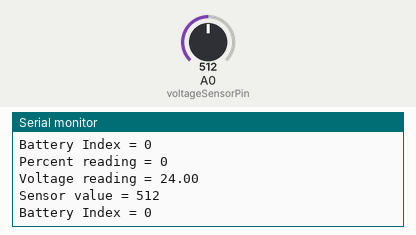
The sketch below on a simulated Arduino Uno, built with avr-gcc and run on an emulated ATmega328P. Shown: the last lines printed to the serial monitor. Inputs (shaded band) come from the test bench; at power-on: A0 (voltageSensorPin) = 512.

Above: at 1.2 s.
1.3 s: A0 (voltageSensorPin) set to 716
At 1.81 s:
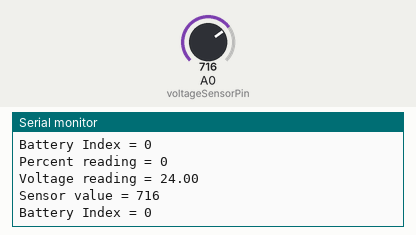
2.8 s: A0 (voltageSensorPin) set to 900
At 3.32 s:
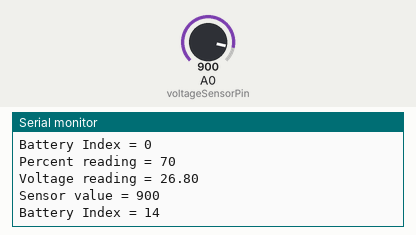
Timing chart, 0 to 5.8 s (numbered marks = the images above; inputs shaded):
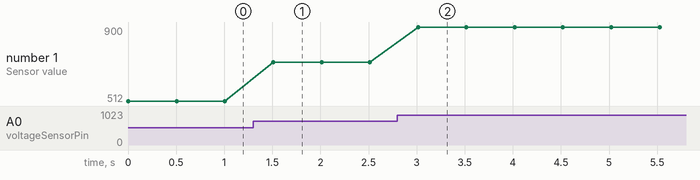

The sketch:

voltage_sensor.ino
```cpp
#include "VoltageSensor.h"

int voltageSensorPin = A0;

VoltageSensor voltageSensor = VoltageSensor(voltageSensorPin);

void setup() {
  Serial.begin(115200);
}

void loop() {

  Serial.print("Percent reading = ");
  Serial.println(voltageSensor.getBatteryPercentage());

  Serial.print("Voltage reading = ");
  Serial.println(voltageSensor.getBatteryVoltage());


  Serial.print("Sensor value = ");
  Serial.println(voltageSensor.getSensorValue());

  Serial.print("Battery Index = ");
  Serial.println(voltageSensor.getBatteryIndex());

  delay(500);
}
```

VoltageSensor.cpp
```cpp
#include "Arduino.h"
#include "VoltageSensor.h"

VoltageSensor::VoltageSensor(int pin) {
  this->pinNum = pin;
};

float VoltageSensor::getBatteryVoltage() {
  return this->voltages[this->getBatteryIndex()];
}

int VoltageSensor::getBatteryPercentage() {
  return this->percentFull[this->getBatteryIndex()];
}

int VoltageSensor::getBatteryIndex() {
  int sensorValue = this->getSensorValue();
  int index = 0;
  while (index < sizeof(this->sensorValues) && this->sensorValues[index] < sensorValue) {
    index++;
  }
  if (index <= 0){
    return 0;
  } else {
    return (index - 1);
  }
}

int VoltageSensor::getSensorValue() {
  return analogRead(this->pinNum);
}
```

VoltageSensor.h
```cpp
#ifndef VOLTAGESENSOR_H
#define VOLTAGESENSOR_H

#include "Arduino.h"

class VoltageSensor
{
    public:
        VoltageSensor(int pin);
        float getBatteryVoltage();
        int getBatteryPercentage();
        int getSensorValue();
        int getBatteryIndex();
    private:
        int pinNum;
        int percentFull[21] = { 0, 5, 10, 15, 20, 25, 30, 35, 40, 45, 50, 55, 60, 65, 70, 75, 80, 85, 90, 95, 100 };
        float voltages[21] = { 24.0, 24.2, 24.4, 24.6, 24.8, 25.0, 25.2, 25.4, 25.6, 25.8, 26.0, 26.2, 26.4, 26.6, 26.8, 27.0, 27.2, 27.4, 27.6, 27.8, 28.0 };
        int sensorValues[21] = { 859, 861, 864, 867, 870, 872, 875, 878, 881, 884, 886, 889, 892, 895, 897, 900, 903, 906, 909, 912, 914 };
};

#endif
```

Measured:
- after the input at 1.3 s, the serial monitor: prints a new line after 0.21 s (image 1)
- after the input at 2.8 s, the serial monitor: prints a new line after 0.21 s (image 2)
- plotted number 1: 512 → 716 after the input at 1.3 s, 716 → 900 after the input at 2.8 s
